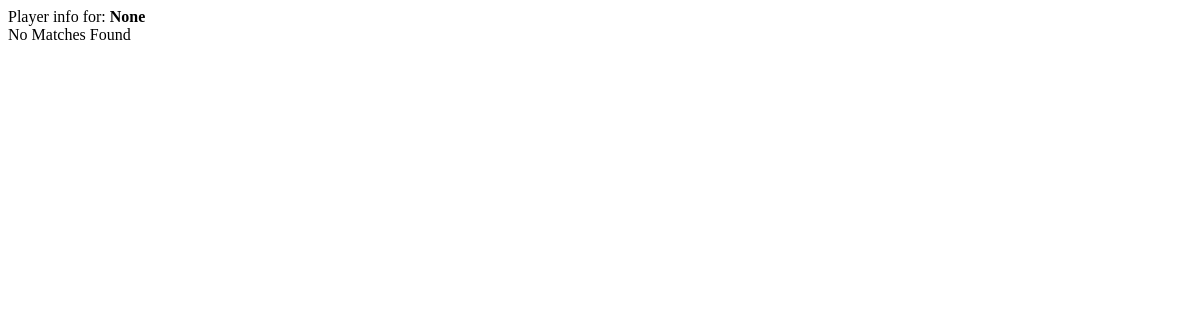
The app's page /pic, older data.
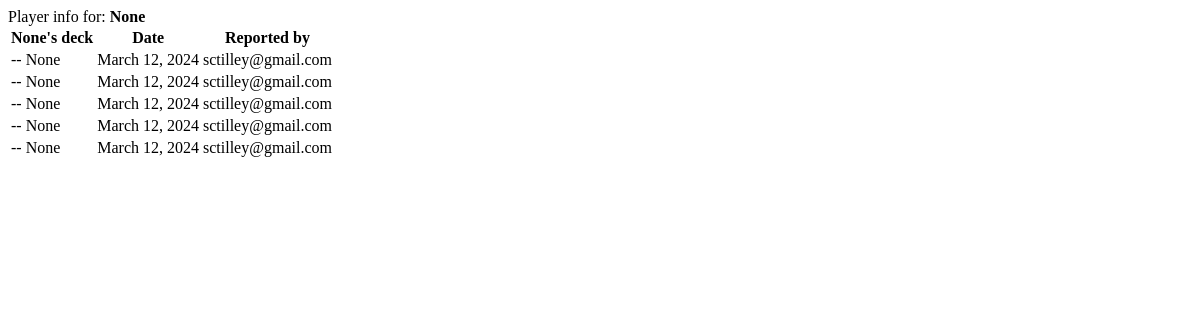
The same page, newer data.
### core/models.py (models this page shows, shortened)
class Match(models.Model):
    user = models.ForeignKey(CustomUser, null=True, on_delete=models.CASCADE)
    dateCreated = models.DateTimeField(default=timezone.now, null=True)
    mtgFormat = models.ForeignKey(MtgFormat, null=True, on_delete=models.CASCADE, related_name="mtgFormat")
    myDeck = models.ForeignKey(Deck, null=True, on_delete=models.CASCADE, related_name="mydeck")
    theirName = models.CharField(null=True, max_length=100)
    theirArchetype = models.ForeignKey(Archetype, verbose_name="Their Archetype", null=True, on_delete=models.CASCADE, related_name="theirarchetype")
    theirDeck = models.ForeignKey(Deck, verbose_name="Their Deck", null=True, on_delete=models.CASCADE, related_name="theirdeck")
    theirFlavor = models.ForeignKey(Flavor, verbose_name="Thier Flavor", null=True, on_delete=models.CASCADE, related_name="theirflavors")
    inLeagueNum = models.IntegerField(null=True)
    game1 = models.BooleanField(verbose_name='Win1', null=True, default=None, help_text="win")
    game2 = models.BooleanField(verbose_name='Win2', null=True, default=None)
    game3 = models.BooleanField(verbose_name='Win3', null=True, default=None)
    didjawin = models.BooleanField('Match Win', null=True, default=None)
    league = models.ForeignKey(League, null=True, on_delete=models.CASCADE, related_name="matches")

### users/models.py (models this page shows)
class CustomUser(AbstractUser):
    username = None
    email = models.EmailField(_("email address"), unique=True)
    USERNAME_FIELD = "email"
    REQUIRED_FIELDS = []
    objects = CustomUserManager()
    def __str__(self):
        return self.email

### core/views.py (the view)
# urls.py: path('pic', views.pic, name='pic'),
def pic(request):
    opponame = request.GET.get('username')
    try:
        oppomatches = Match.objects.filter(theirName=opponame).order_by('-dateCreated')[:5]
    except:
        oppomatches = None
    context = {
        "opponame": opponame,
        "oppomatches": oppomatches,
    }
    return render(request, "core/partials/stats/pic.html", context)

### core/templates/core/partials/stats/pic.html
<div class="container">
    <div class="row">
      <div class="col-4">
        Player info for: <strong>{{opponame}}</strong>
      </div>
      <div class="col-8">
        {% if oppomatches %}
            <table class="reporttable">
                <tr class="matchform">
                <th>{{opponame}}'s deck</th>
                <th>Date</th>
                <th>Reported by</th>
                </tr>
                {% for match in oppomatches %}
                <tr>
                    <td>{{match.theirDeck.name}}{% if match.theirFlavor.name != "none" %} -- {{match.theirFlavor}}{% endif %}</td>
                    <td>{{match.dateCreated|date:"N d, Y"}}</td>
                    <td>{{match.user}}</td>
                </tr>
                {% endfor %}
            </table>
        {% else %}
            No Matches Found
        {% endif %}
      </div>
    </div>
  </div>

Row changes from the older to the newer data that the page shows:
added Match: theirFlavor "None", dateCreated "March 12, 2024", user "sctilley@gmail.com"
added Match: theirFlavor "None", dateCreated "March 12, 2024", user "sctilley@gmail.com"
added Match: theirFlavor "None", dateCreated "March 12, 2024", user "sctilley@gmail.com"
added Match: theirFlavor "None", dateCreated "March 12, 2024", user "sctilley@gmail.com"
added Match: theirFlavor "None", dateCreated "March 12, 2024", user "sctilley@gmail.com"
Text that changed along with them:
{{ opponame }}: (not shown) → "None"
text no longer shown: "No Matches Found"
text now shown: "'s deck Date Reported by"
